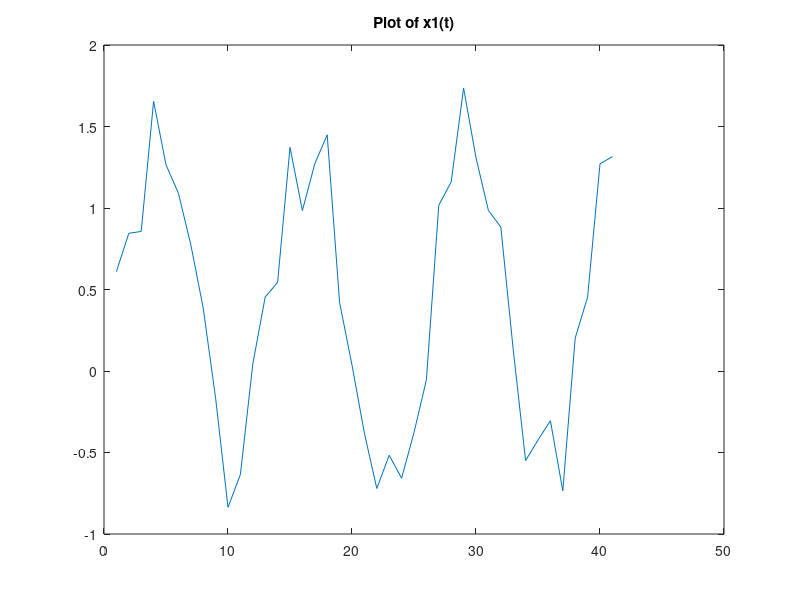
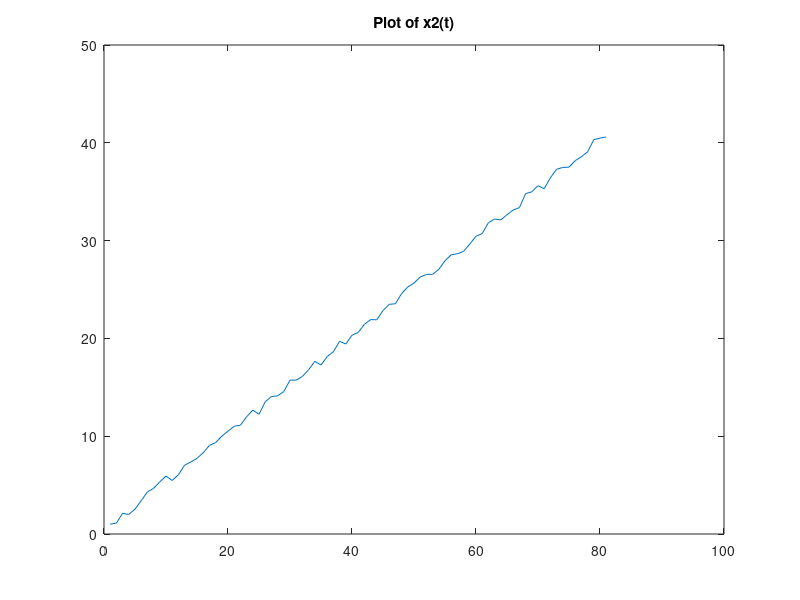
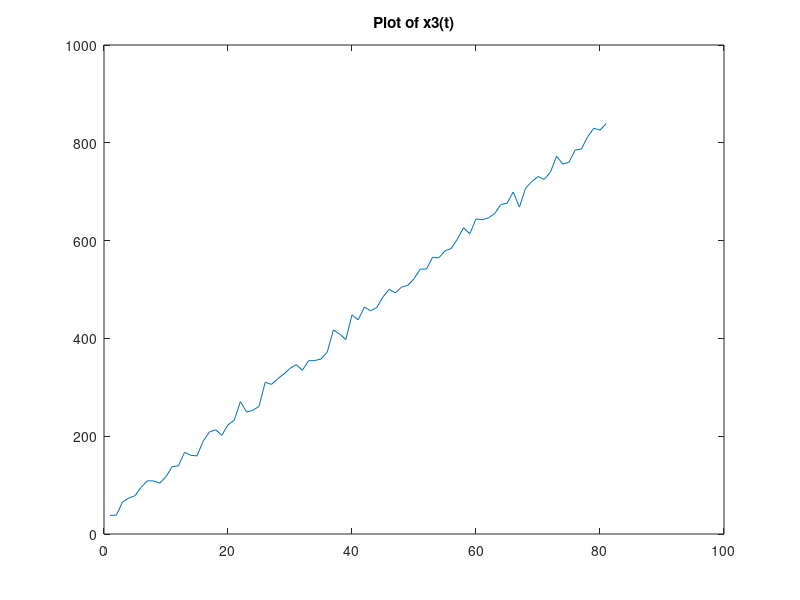

These charts were generated, in order, by the following MATLAB code:
% Problem 1_2

clc, clear all, close('all');
load p_1_2.mat
whos
figure,plot(x1);title('Plot of x1(t)');

% Manual measurement of one time period of x1
fprintf('\nTime period T = %f\n',(16-4));
% Calculate dominant freq of variation
fprintf('\nDominant Frequency of Variation = %f\n',1/ (16-4));

% plot x2(t) 
figure,plot(x2);title('Plot of x2(t)');
% Manually calculate the slope of the x2(t) signal
y2 = 27.06; x2 = 54;
y1 = 19.42; x1 = 39;
delta_x = x2 - x1;
delta_y = y2 - y1;
slope1 = atan(delta_y/delta_x);  
fprintf('Slope of x2(t) is %f\n',slope1);

% plot x3(t) 
figure,plot(x3);title('Plot of x3(t)');
% Manually calculate the slope of the x3(t) signal
y2 = 646.5; x2 = 62;
y1 = 326.9; x1 = 29;
delta_x = x2 - x1;
delta_y = y2 - y1;
slope2 = atan(delta_y/delta_x);
fprintf('Slope of x3(t) is %f\n',slope2);

disp('Slopes of both x2(t) and x3(t) signals are more than 5.0');
